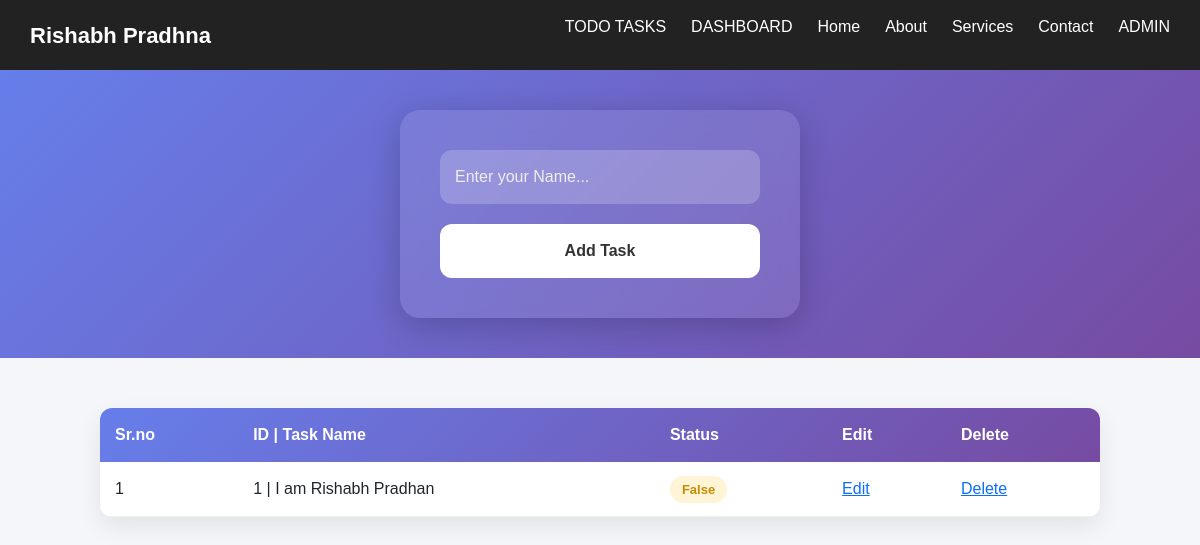
Screenshot of /todo_tasks/ with the database file from the repository.
### Todo_app/models.py (models this page shows, shortened)
class tasks (models.Model):
    Task_Name = models.CharField(max_length=100)
    status = models.BooleanField(default=False)

### Todo_app/views.py (the view, shortened to what this page needs)
# urls.py: path('todo_tasks/',views.todo_tasks,name='todo_tasks'),
def todo_tasks (req):
    all_tasks = tasks.objects.all()
    contex = {
        'all_tasks': all_tasks
        }
    return render(req,'todo_tasks.html',contex)

### Todo_app/templates/todo_tasks.html (shortened to what this page needs)
{% extends "base.html" %}
{% block content %}
<section class="form-section">
    <div class="form-container">
        <form method ="POST">
            <input type="text" name = "Task_Name" placeholder="Enter your Name..." required>
            <button type="submit">Add Task</button>
        </form>
    </div>
</section>
<div class="table-container">
<table>
    <thead>
        <tr>
            <th>Sr.no</th>
            <th>ID | Task Name</th>
            <th>Status</th>
            <th>Edit</th>
            <th>Delete</th>
        </tr>
    </thead>
    <tbody>
        {% for i in all_tasks %}
            {% if i.status == True  %}
        <tr>
            <td data-label="Name">{{forloop.counter}}</td>
            <td data-label="Name">{{i.id}} | {{i.Task_Name}}</td>
            <td data-label="Status"><span class="status active">{{i.status}}</span></td>
            <td data-label="Status"><a href="{% url "tasks_edit" i.id %}" >Edit</a></span></td>
            <td data-label="Status">
                <a href="{% url "tasks_delet" i.id %}"> Delete </a>
             </span></td>
        </tr>
            {% else %}
            <tr>
            <td data-label="Name">{{forloop.counter}}</td>
            <td data-label="Name"> {{i.id}} | {{i.Task_Name}}</td>
            <td data-label="Status"><span class="status pending">{{i.status}}</span></td>
            <td data-label="Status"><a href="{% url "tasks_edit" i.id %}">Edit</a></span></td>
            <td data-label="Status">
                <a href="{% url "tasks_delet" i.id %}"> Delete </a>
             </span></td>
        </tr>
            {% endif %}
        {% endfor %}
      </tbody>
</table>
</div>
{% endblock content %}

### templates/base.html (style rules this page uses)
* { margin:0; padding:0; box-sizing:border-box; font-family: Arial, sans-serif; }
body { background:#f4f6f9; }
.table-container { max-width:1000px; margin:50px auto; overflow-x:auto; background:#fff; border-radius:12px; box-shadow:0 10px 25px rgba(0,0,0,0.08); }
table { width:100%; border-collapse:collapse; }
thead { background:linear-gradient(135deg,#667eea,#764ba2); color:#fff; }
th, td { padding:15px; text-align:left; }
tbody tr { border-bottom:1px solid #eee; transition:0.3s; }
.status { padding:6px 12px; border-radius:20px; font-size:13px; font-weight:bold; }
.pending { background:#fff4d6; color:#c68b00; }
.form-section { display:flex; justify-content:center; align-items:center; padding:40px 20px; background: linear-gradient(135deg,#667eea,#764ba2); }
.form-container { width:100%; max-width:400px; padding:40px; border-radius:20px; background: rgba(255,255,255,0.1); backdrop-filter: blur(15px); box-shadow: 0 8px 32px rgba(0,0,0,0.2); }
.form-container input { width:100%; padding:15px; border:none; border-radius:12px; outline:none; font-size:16px; margin-bottom:20px; background: rgba(255,255,255,0.2); color:#fff; }
.form-container input::placeholder { color:#eee; }
.form-container button { width:100%; padding:15px; border:none; border-radius:12px; font-size:16px; cursor:pointer; background:#fff; color:#333; font-weight:600; transition:0.3s; }

### rows the page displays
tasks: id "1", Task_Name "I am Rishabh Pradhan", status "False"
